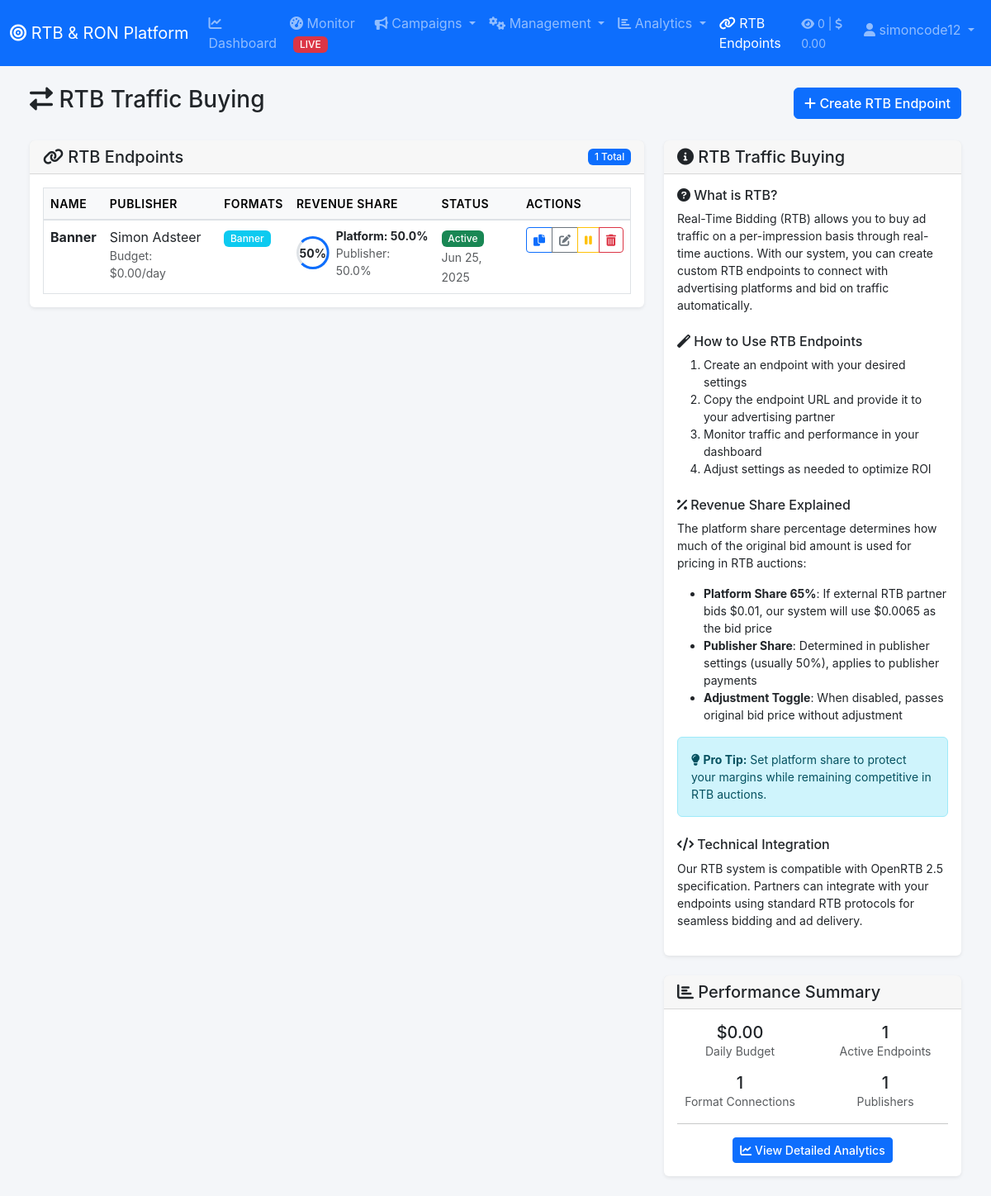
The app's page /admin/rtb-buy.php (signed in) with its own data.
### tables this page shows
CREATE TABLE `rtb_endpoints` (
  `id` int(11) NOT NULL,
  `name` varchar(255) NOT NULL,
  `endpoint_key` varchar(64) NOT NULL,
  `publisher_id` int(11) NOT NULL,
  `formats` text NOT NULL,
  `categories` text DEFAULT NULL,
  `websites` text DEFAULT NULL,
  `zones` text DEFAULT NULL,
  `daily_budget` decimal(10,2) DEFAULT 0.00,
  `allow_popunder` tinyint(1) DEFAULT 0,
  `description` text DEFAULT NULL,
  `status` enum('active','paused') DEFAULT 'active',
  `created_at` datetime DEFAULT NULL,
  `updated_at` datetime DEFAULT NULL,
  `platform_share` decimal(5,2) DEFAULT 65.00,
  `apply_revenue_adjustment` tinyint(1) DEFAULT 1
);

CREATE TABLE `publishers` (
  `id` int(11) NOT NULL,
  `name` varchar(255) NOT NULL,
  `email` varchar(100) DEFAULT NULL,
  `website` varchar(255) DEFAULT NULL,
  `contact_person` varchar(100) DEFAULT NULL,
  `revenue_share` decimal(5,2) DEFAULT 50.00,
  `payment_method` enum('paypal','bank_transfer','wire') DEFAULT 'paypal',
  `payment_details` text DEFAULT NULL,
  `status` enum('active','inactive','pending') DEFAULT 'active',
  `created_at` timestamp NULL DEFAULT current_timestamp(),
  `updated_at` timestamp NULL DEFAULT current_timestamp() ON UPDATE current_timestamp(),
  `notes` text DEFAULT NULL
);

### admin/rtb-buy.php (the view, shortened to what this page needs)
<?php
include 'includes/header.php';
$endpoints_query = "
    SELECT e.*, p.name as publisher_name, p.revenue_share as publisher_revenue_share
    FROM rtb_endpoints e
    LEFT JOIN publishers p ON e.publisher_id = p.id
    ORDER BY e.status DESC, e.created_at DESC
";
try {
    $endpoints = $pdo->query($endpoints_query)->fetchAll();
} catch (Exception $e) {
    $endpoints = [];
    error_log("Error fetching endpoints: " . $e->getMessage());
    $message = "Error loading endpoints: " . $e->getMessage();
    $message_type = "danger";
}
?>
<div class="container-fluid px-4">
    <div class="d-flex justify-content-between align-items-center mb-4">
        <h1 class="h3">
            <i class="fas fa-exchange-alt"></i> RTB Traffic Buying
        </h1>
        <button type="button" class="btn btn-primary" data-bs-toggle="modal" data-bs-target="#endpointModal">
            <i class="fas fa-plus"></i> Create RTB Endpoint
        </button>
    </div>
    <div class="row">
        <div class="col-xl-8 col-lg-7">
            <div class="card mb-4">
                <div class="card-header d-flex justify-content-between align-items-center">
                    <h5 class="mb-0"><i class="fas fa-link"></i> RTB Endpoints</h5>
                    <span class="badge bg-primary"><?php echo count($endpoints); ?> Total</span>
                </div>
                <div class="card-body">
                    <?php if (empty($endpoints)): ?>
                        <div class="text-center py-5">
                            <i class="fas fa-link fa-3x text-muted mb-3"></i>
                            <p class="text-muted">No RTB endpoints have been created yet.</p>
                            <button type="button" class="btn btn-primary" data-bs-toggle="modal" data-bs-target="#endpointModal">
                                <i class="fas fa-plus"></i> Create Your First RTB Endpoint
                            </button>
                        </div>
                    <?php else: ?>
                        <div class="table-responsive">
                            <table class="table table-hover border">
                                <thead class="table-light">
                                    <tr>
                                        <th>Name</th>
                                        <th>Publisher</th>
                                        <th>Formats</th>
                                        <th>Revenue Share</th>
                                        <th>Status</th>
                                        <th>Actions</th>
                                    </tr>
                                </thead>
                                <tbody>
                                    <?php foreach ($endpoints as $endpoint): ?>
                                        <?php
                                            $formats = json_decode($endpoint['formats'], true) ?: [];
                                            $formats_display = [];
                                            foreach ($formats as $format) {
                                                switch ($format) {
                                                    case 'banner': $formats_display[] = '<span class="badge bg-info">Banner</span>'; break;
                                                }
                                            }
                                            $platform_share = isset($endpoint['platform_share']) ? (float)$endpoint['platform_share'] : 65.00;
                                            $publisher_share = isset($endpoint['publisher_revenue_share']) ? (float)$endpoint['publisher_revenue_share'] : 50.00;
                                        ?>
                                        <tr>
                                            <td>
                                                <strong><?php echo htmlspecialchars($endpoint['name']); ?></strong>
                                            </td>
                                            <td>
                                                <?php echo htmlspecialchars($endpoint['publisher_name'] ?? 'Unknown'); ?>
                                                <div class="small text-muted">
                                                    Budget: $<?php echo number_format($endpoint['daily_budget'], 2); ?>/day
                                                </div>
                                            </td>
                                            <td>
                                                <?php echo implode(' ', $formats_display); ?>
                                            </td>
                                            <td>
                                                <div class="d-flex align-items-center">
                                                    <div class="me-2 position-relative" style="width: 40px; height: 40px;">
                                                        <div class="position-absolute top-0 start-0 w-100 h-100 rounded-circle" style="border: 3px solid #dee2e6;"></div>
                                                        <div class="position-absolute top-0 start-0 w-100 h-100 rounded-circle"
                                                             style="border: 3px solid #0d6efd; border-right-color: transparent; transform: rotate(<?php echo $platform_share * 3.6; ?>deg);"></div>
                                                        <div class="position-absolute top-50 start-50 translate-middle small fw-bold">
                                                            <?php echo number_format($platform_share, 0); ?>%
                                                        </div>
                                                    </div>
                                                    <div>
                                                        <div class="small fw-bold">Platform: <?php echo number_format($platform_share, 1); ?>%</div>
                                                        <div class="small text-muted">Publisher: <?php echo number_format($publisher_share, 1); ?>%</div>
                                                    </div>
                                                </div>
                                            </td>
                                            <td>
                                                <?php if ($endpoint['status'] == 'active'): ?>
                                                    <span class="badge bg-success">Active</span>
                                                <?php else: ?>
                                                    <span class="badge bg-secondary">Paused</span>
                                                <?php endif; ?>
                                                <br>
                                                <small class="text-muted"><?php echo date('M j, Y', strtotime($endpoint['created_at'])); ?></small>
                                            </td>
                                            <td>
                                                <div class="btn-group">
                                                    <button type="button" class="btn btn-sm btn-outline-primary" onclick="copyEndpoint('<?php echo htmlspecialchars($endpoint['endpoint_key']); ?>')">
                                                        <i class="fas fa-copy"></i>
                                                    </button>
                                                    <a href="?edit=<?php echo $endpoint['id']; ?>" class="btn btn-sm btn-outline-secondary">
                                                        <i class="fas fa-edit"></i>
                                                    </a>
                                                    <a href="javascript:toggleEndpoint(<?php echo $endpoint['id']; ?>, '<?php echo $endpoint['status']; ?>')" class="btn btn-sm <?php echo $endpoint['status'] == 'active' ? 'btn-outline-warning' : 'btn-outline-success'; ?>">
                                                        <i class="fas <?php echo $endpoint['status'] == 'active' ? 'fa-pause' : 'fa-play'; ?>"></i>
                                                    </a>
                                                    <a href="javascript:deleteEndpoint(<?php echo $endpoint['id']; ?>, '<?php echo addslashes(htmlspecialchars($endpoint['name'])); ?>')" class="btn btn-sm btn-outline-danger">
                                                        <i class="fas fa-trash-alt"></i>
                                                    </a>
                                                </div>
                                            </td>
                                        </tr>
                                    <?php endforeach; ?>
                                </tbody>
                            </table>
                        </div>
                    <?php endif; ?>
                </div>
            </div>
        </div>
        <div class="col-xl-4 col-lg-5">
            <div class="card mb-4">
                <div class="card-header">
                    <h5 class="mb-0"><i class="fas fa-info-circle"></i> RTB Traffic Buying</h5>
                </div>
                <div class="card-body">
                    <div class="mb-4">
                        <h6><i class="fas fa-question-circle"></i> What is RTB?</h6>
                        <p class="small">Real-Time Bidding (RTB) allows you to buy ad traffic on a per-impression basis through real-time auctions. With our system, you can create custom RTB endpoints to connect with advertising platforms and bid on traffic automatically.</p>
                    </div>
                    <div class="mb-4">
                        <h6><i class="fas fa-magic"></i> How to Use RTB Endpoints</h6>
                        <ol class="small">
                            <li>Create an endpoint with your desired settings</li>
                            <li>Copy the endpoint URL and provide it to your advertising partner</li>
                            <li>Monitor traffic and performance in your dashboard</li>
                            <li>Adjust settings as needed to optimize ROI</li>
                        </ol>
                    </div>
                    <div class="mb-4">
                        <h6><i class="fas fa-percentage"></i> Revenue Share Explained</h6>
                        <p class="small">The platform share percentage determines how much of the original bid amount is used for pricing in RTB auctions:</p>
                        <ul class="small">
                            <li><strong>Platform Share 65%</strong>: If external RTB partner bids $0.01, our system will use $0.0065 as the bid price</li>
                            <li><strong>Publisher Share</strong>: Determined in publisher settings (usually 50%), applies to publisher payments</li>
                            <li><strong>Adjustment Toggle</strong>: When disabled, passes original bid price without adjustment</li>
                        </ul>
                        <div class="alert alert-info small">
                            <i class="fas fa-lightbulb"></i> <strong>Pro Tip:</strong> Set platform share to protect your margins while remaining competitive in RTB auctions.
                        </div>
                    </div>
                    <div>
                        <h6><i class="fas fa-code"></i> Technical Integration</h6>
                        <p class="small">Our RTB system is compatible with OpenRTB 2.5 specification. Partners can integrate with your endpoints using standard RTB protocols for seamless bidding and ad delivery.</p>
                    </div>
                </div>
            </div>
            <div class="card mb-4">
                <div class="card-header">
                    <h5 class="mb-0"><i class="fas fa-chart-bar"></i> Performance Summary</h5>
                </div>
                <div class="card-body">
                    <div class="row text-center">
                        <div class="col-6 mb-3">
                            <div class="h5 mb-0">$<?php
                                $total_budget = 0;
                                foreach ($endpoints as $endpoint) {
                                    $total_budget += floatval($endpoint['daily_budget'] ?? 0);
                                }
                                echo number_format($total_budget, 2);
                            ?></div>
                            <div class="small text-muted">Daily Budget</div>
                        </div>
                        <div class="col-6 mb-3">
                            <div class="h5 mb-0"><?php
                                $active_count = 0;
                                foreach ($endpoints as $endpoint) {
                                    if ($endpoint['status'] == 'active') $active_count++;
                                }
                                echo $active_count;
                            ?></div>
                            <div class="small text-muted">Active Endpoints</div>
                        </div>
                        <div class="col-6">
                            <div class="h5 mb-0">
                                <?php
                                    $formats_count = [];
                                    foreach ($endpoints as $endpoint) {
                                        $endpoint_formats = json_decode($endpoint['formats'], true) ?: [];
                                        foreach ($endpoint_formats as $format) {
                                            $formats_count[$format] = ($formats_count[$format] ?? 0) + 1;
                                        }
                                    }
                                    echo array_sum($formats_count);
                                ?>
                            </div>
                            <div class="small text-muted">Format Connections</div>
                        </div>
                        <div class="col-6">
                            <div class="h5 mb-0"><?php
                                $unique_publishers = [];
                                foreach ($endpoints as $endpoint) {
                                    if (!empty($endpoint['publisher_id'])) {
                                        $unique_publishers[$endpoint['publisher_id']] = true;
                                    }
                                }
                                echo count($unique_publishers);
                            ?></div>
                            <div class="small text-muted">Publishers</div>
                        </div>
                    </div>
                    <hr>
                    <div class="text-center">
                        <a href="rtb-analytics.php" class="btn btn-sm btn-primary">
                            <i class="fas fa-chart-line"></i> View Detailed Analytics
                        </a>
                    </div>
                </div>
            </div>
        </div>
    </div>
</div>
<?php
include 'includes/footer.php';
?>

### records on screen
rtb_endpoints: name "Banner", publisher.name "Simon Adsteer", daily_budget "0.00", platform_share "50", platform_share "50.0", publisher.revenue_share "50.0", status "Active", created_at "Jun 25, 2025"

### other values on screen
$today_stats['impressions'] "0"
$today_stats['revenue'] "0.00"
$_SESSION['username'] "simoncode12"
count($endpoints) "1"
$total_budget "0.00"
$active_count "1"
array_sum($formats_count) "1"
count($unique_publishers) "1"
